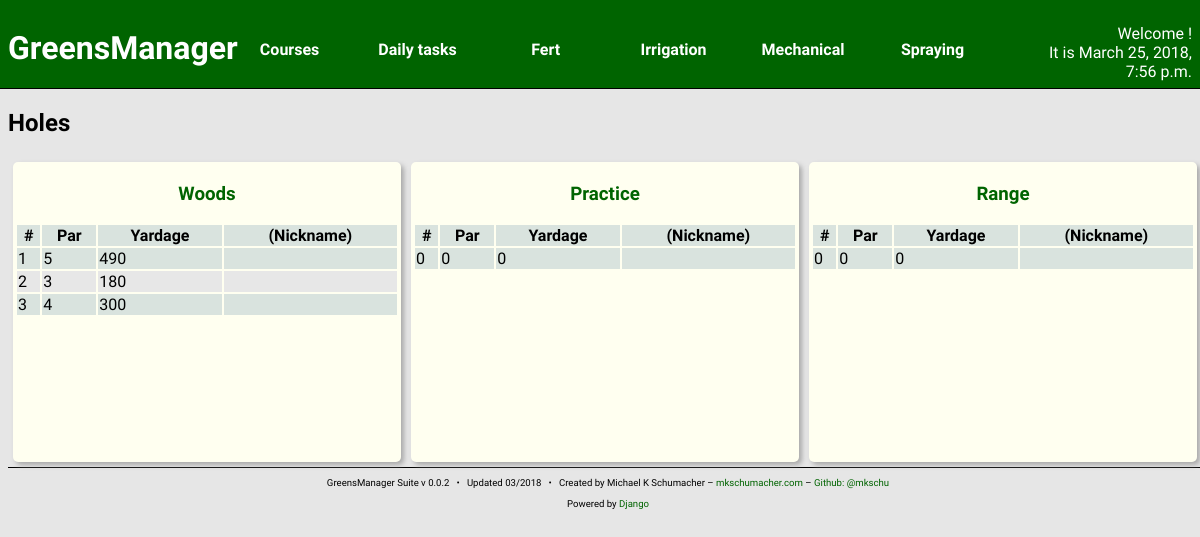
The app's page /courses/holes/ with its own data.
### courses/models.py (models this page shows, shortened)
class Course(models.Model):
    name = models.CharField(max_length=256)
    created_at = models.DateTimeField(auto_now_add=True)
    updated_at = models.DateTimeField(auto_now=True)

class Hole(models.Model):
    number = models.IntegerField()
    nickname = models.CharField(max_length=256,
                                null = True,
                                blank = True)
    par = models.IntegerField(default = 4)
    yardage = models.IntegerField()
    course = models.ForeignKey(Course, related_name='hole')
    created_at = models.DateTimeField(auto_now_add=True)
    updated_at = models.DateTimeField(auto_now=True)

### courses/views.py (the view)
def hole_index(request):
    courses = Course.objects.prefetch_related('hole').all()
    context = {
        'curr_time': curr_time(),
        'courses': courses,
    }
    return render(request, 'courses/hole_index.html', context)

### courses/views.py (called while the page is built)
def curr_time():
    return now()

### courses/templates/courses/hole_index.html
{% include "head.html" %}
<h2>Holes</h2>
{% for c in courses.all %}
	<section class="content-block">
		<h3>
			<a href="{% url 'courses:course_detail' c.pk %}">
				{{ c.name }}
			</a>
		</h3>
		<table>
			<thead>
				<th>#</th>
				<th>Par</th>
				<th>Yardage</th>
				<th>(Nickname)</th>
			</thead>
			{% for h in c.hole.all %}
			<tr>
				<td>{{ h.number }}</td>
				<td>{{ h.par }}</td>
				<td>{{ h.yardage }}</td>
				<td>{{ h.name }}</td>
			</tr>
			{% endfor %}
		</table>
	</section>
{% endfor %}
{% include "foot.html" %}

### greensManager/static/styles/main.css (style rules this page uses)
body { background: #e6e6e6; font-family: 'Quattrocento Sans', sans-serif; width: 100vw; overflow: hidden; }
a { text-decoration: none; color: darkgreen; }
.content-block { width: 32%; float: left; border-radius: 5px; margin: 5px; padding: 2px; background: ivory; box-shadow: 3px 3px 5px darkgray; height: 37vh; overflow: hidden; }
.content-block h3 { text-align: center; }
.content-block table { width: 100%; }
.content-block tr:nth-child(odd) { background: #d9e3de; }
.content-block tr:nth-child(even) { background: #e7e7e7; }

### records on screen
Course: name "Woods"
Hole: number "1", par "5", yardage "490"
Hole: number "2", par "3", yardage "180"
Hole: number "3", par "4", yardage "300"
Course: name "Practice"
Hole: number "0", par "0", yardage "0"
Course: name "Range"
Hole: number "0", par "0", yardage "0"

### other values on screen
{{ curr_time }} "March 25, 2018, 7:56 p.m."
